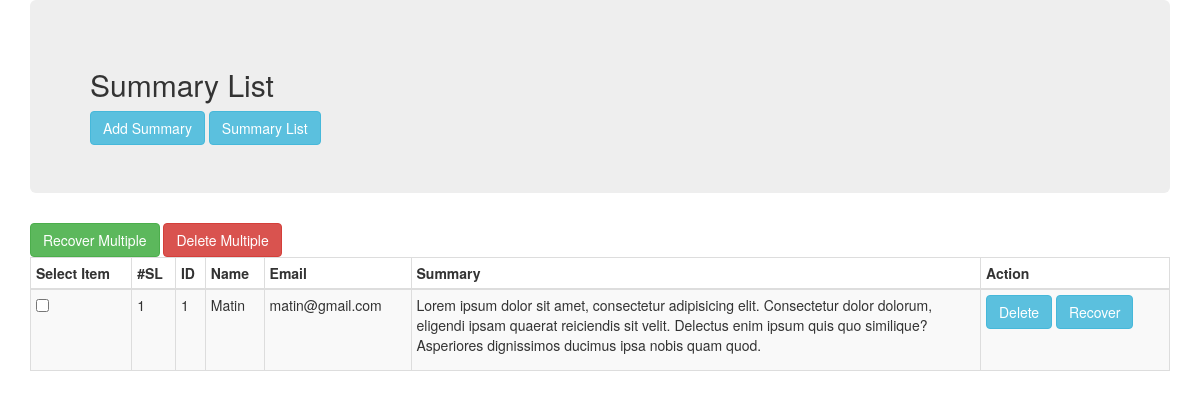
Screenshot of /views/SEIP128014/Summary/trashList.php with the database file from the repository.
### tables this page shows
CREATE TABLE IF NOT EXISTS `summary` (
  `id` int(11) NOT NULL AUTO_INCREMENT,
  `name` varchar(55) NOT NULL,
  `email` varchar(255) NOT NULL,
  `summary` text NOT NULL,
  `trash_at` varchar(55) DEFAULT NULL,
  PRIMARY KEY (`id`)
);

### src/Bitm/SEIP128014/Summary/Summary.php (called while the page is built, shortened)
<?php
class Summary
{
    public $conn;
    public function __construct()
    {
        $this->conn = new \mysqli("localhost","root","","atomicprojectb20") or die("Sorry Connection Fail");
    }
    public function trashList(){
        $sql = "SELECT * FROM `summary` WHERE `trash_at` IS NOT NULL";
        $result = $this->conn->query($sql);
        $trashData = array();
        if ($result){
            while($row = $result->fetch_object()){
                $trashData[]=$row;
            }
        }
        return $trashData;
    }
}

### views/SEIP128014/Summary/trashList.php (the view, shortened to what this page needs)
<?php
$summary = new Summary();
$summaryTrashItem = $summary->trashList();
?>
<!DOCTYPE html>
<html lang="en">
  <head>
    <link href="../../../resource/bootstrap/css/bootstrap.min.css" rel="stylesheet">
  </head>
  <body>
	<div class="container">
		<div class="row">
			<div class="col-lg-12">
				<div class="jumbotron">
					<h2>Summary List</h2>
					<a href="create.php" class="btn btn-info">Add Summary</a>
					<a href="index.php" class="btn btn-info">Summary List</a>
				</div>
				<div class="table-responsive">
					<form action="recoverMultiple.php" method="post" id="multiple">
						<input class="btn btn-success" type="submit" value="Recover Multiple" name="submit" id="recover">
						<input class="btn btn-danger" type="submit" value="Delete Multiple" name="submit" id="delete">
					<table class="table table-bordered table-condensed table-striped table-rounded">
						<thead>
							<tr>
								<th>Select Item</th>
								<th>#SL</th>
								<th>ID</th>
								<th>Name</th>
								<th>Email</th>
								<th>Summary</th>
								<th>Action</th>
							</tr>
						</thead>
						<tbody>
						<?php $sl= 0; foreach($summaryTrashItem as $trash) { $sl++; ?>
							<tr>
								<td><input type="checkbox" name="mark[]" value="<?php echo $trash->id; ?>" ?></td>
								<td><?php echo $sl; ?></td>
								<td><?php echo $trash->id; ?></td>
								<td><?php echo $trash->name ?></td>
								<td><?php echo $trash->email ?></td>
								<td width="50%"><?php echo $trash->summary; ?></td>
								<td>
									<a href="delete.php?id=<?php echo $trash->id; ?>" class="btn btn-info">Delete</a>
									<a href="recover.php?id=<?php echo $trash->id; ?>" class="btn btn-info">Recover</a>
								</td>
							</tr>
						<?php } ?>
						</tbody>
					</table>
					</form>
				</div>
			</div>
		</div>
	</div>
  </body>
</html>

### rows the page displays
summary: id "1", name "Matin", email "matin@gmail.com", summary "Lorem ipsum dolor sit amet, consectetur adipisicing elit. Consectetur dolor dolorum, eligendi ipsam quaerat reiciendis sit velit. Delectus enim ipsum quis quo similique? Asperiores dignissimos ducimus ipsa nobis quam quod."
